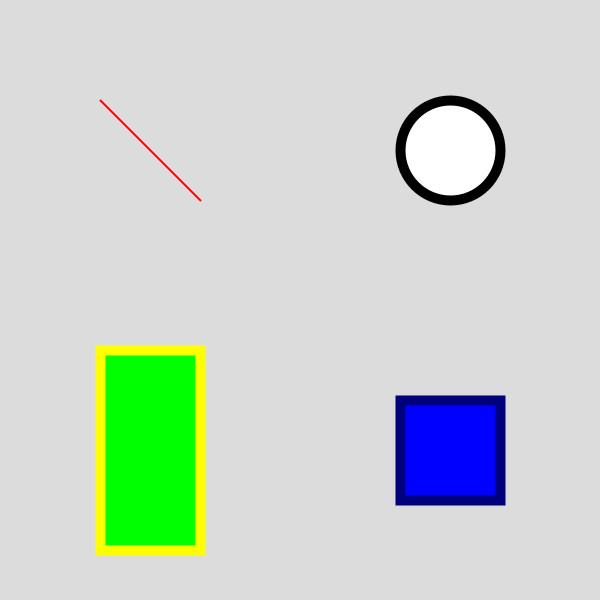
Frame 1 (no input)
Frame 60 (the mouse pressed at the canvas centre just before this capture): identical to frame 1, image omitted
Frame 120 (the mouse held since frame 60 and released just before this capture): identical to frame 1, image omitted

The Processing sketch that drew this single still picture (run headless with seeded random() and noise(); from frame 60 on, the mouse is pressed at the canvas centre):

// Processing sketch: Drawing101
// ── Drawing101.pde

// setup the processing sketch

void setup() {

  // create a window with dimensions w & h
  size(600, 600);

  // set the frame rate to 30 FPS
  frameRate(30);
}

// draw function (called 30x/sec)

void draw() {

  // clear sceen (fill gray)
  background( 220 );

  // draw shapes clockwise

  // top left: line
  strokeWeight(2);
  stroke( 255, 0, 0 );
  line( 100, 100, 200, 200);

  // top right: cirlce
  strokeWeight(10);
  stroke(0);
  fill(255, 255, 255);
  ellipseMode(CENTER);
  ellipse( 450, 150, 100, 100);

  fill(0, 0, 255);
  stroke(0, 0, 127);
  // bottom right: square
  rectMode(CENTER);
  rect( 450, 450, 100, 100);

  // bottom left: rectangle
  fill(0, 255, 0);
  stroke( 255, 255, 0);
  rect( 150, 450, 100, 200);
}
